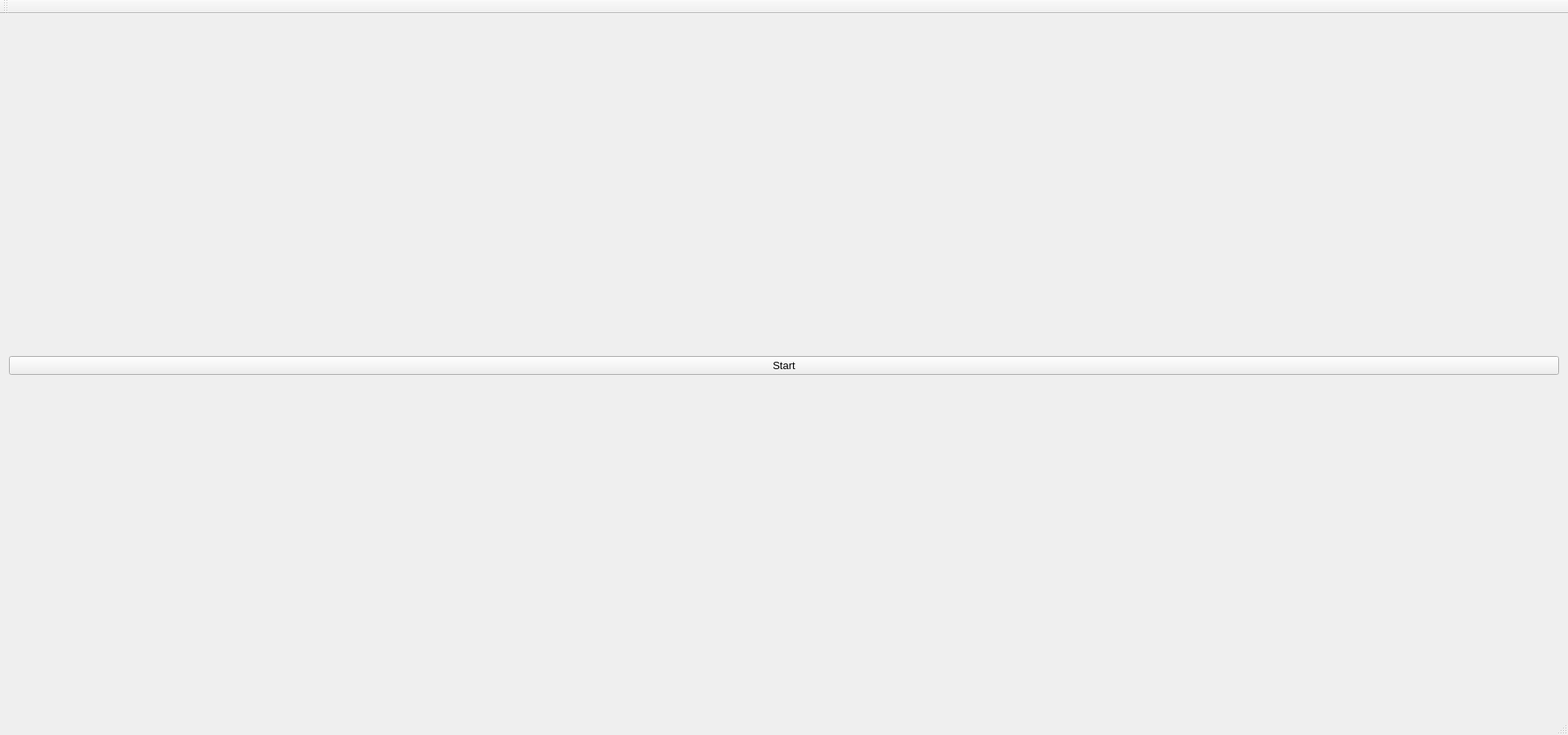
<?xml version="1.0" encoding="UTF-8"?>
<ui version="4.0">
 <class>MainWindow</class>
 <widget class="QMainWindow" name="MainWindow">
  <property name="geometry">
   <rect>
    <x>0</x>
    <y>0</y>
    <width>1920</width>
    <height>900</height>
   </rect>
  </property>
  <property name="minimumSize">
   <size>
    <width>1920</width>
    <height>900</height>
   </size>
  </property>
  <property name="windowTitle">
   <string>MainWindow</string>
  </property>
  <widget class="QWidget" name="centralWidget">
   <layout class="QVBoxLayout" name="verticalLayout">
    <item>
     <layout class="QGridLayout" name="gridLayout"/>
    </item>
    <item>
     <widget class="QPushButton" name="pushButton">
      <property name="font">
       <font>
        <pointsize>10</pointsize>
        <weight>50</weight>
        <bold>false</bold>
       </font>
      </property>
      <property name="text">
       <string>Start</string>
      </property>
     </widget>
    </item>
   </layout>
  </widget>
  <widget class="QMenuBar" name="menuBar">
   <property name="geometry">
    <rect>
     <x>0</x>
     <y>0</y>
     <width>1920</width>
     <height>25</height>
    </rect>
   </property>
  </widget>
  <widget class="QToolBar" name="mainToolBar">
   <attribute name="toolBarArea">
    <enum>TopToolBarArea</enum>
   </attribute>
   <attribute name="toolBarBreak">
    <bool>false</bool>
   </attribute>
  </widget>
  <widget class="QStatusBar" name="statusBar"/>
 </widget>
 <layoutdefault spacing="6" margin="11"/>
 <resources/>
 <connections/>
</ui>
